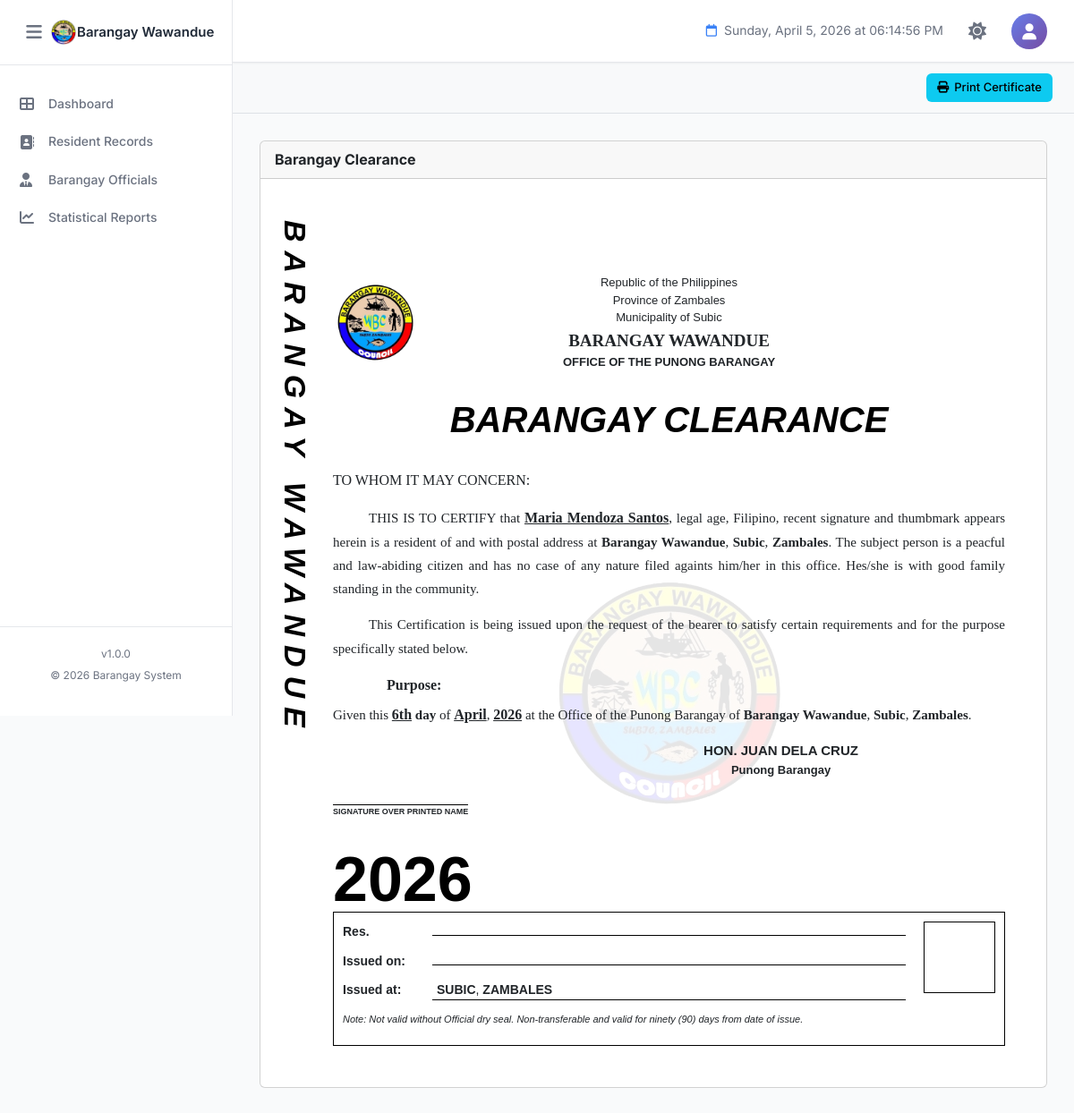
The page /certifications/certificate-barangayclearance.php?resident_id=13 (signed in) on the database its author committed.
### tables this page shows
CREATE TABLE `barangay_info` (
  `id` int(11) NOT NULL,
  `province_name` varchar(100) NOT NULL DEFAULT 'Province Name',
  `town_name` varchar(100) NOT NULL DEFAULT 'Town/City Name',
  `barangay_name` varchar(100) NOT NULL DEFAULT 'Barangay Name',
  `contact_number` varchar(20) DEFAULT NULL,
  `dashboard_text` text DEFAULT NULL,
  `municipal_logo` varchar(255) DEFAULT NULL COMMENT 'Path to municipal/city logo',
  `barangay_logo` varchar(255) DEFAULT NULL COMMENT 'Path to barangay logo',
  `dashboard_image` varchar(255) DEFAULT NULL COMMENT 'Path to dashboard background image',
  `created_at` timestamp NOT NULL DEFAULT current_timestamp(),
  `updated_at` timestamp NOT NULL DEFAULT current_timestamp() ON UPDATE current_timestamp(),
  `updated_by` int(11) DEFAULT NULL COMMENT 'User ID who last updated',
  PRIMARY KEY (`id`),
  KEY `fk_barangay_info_user` (`updated_by`)
);

CREATE TABLE `residents` (
  `id` int(11) NOT NULL AUTO_INCREMENT,
  `resident_id` varchar(20) DEFAULT NULL COMMENT 'Auto-generated resident ID (Format: W-XXXXX)',
  `photo` varchar(255) DEFAULT NULL COMMENT 'Path to resident photo',
  `first_name` varchar(100) NOT NULL,
  `middle_name` varchar(100) DEFAULT NULL,
  `last_name` varchar(100) NOT NULL,
  `suffix` varchar(20) DEFAULT NULL COMMENT 'Jr., Sr., III, etc.',
  `sex` enum('Male','Female','Other') NOT NULL,
  `date_of_birth` date NOT NULL,
  `age` int(3) DEFAULT NULL COMMENT 'Calculated from date_of_birth',
  `place_of_birth` varchar(255) DEFAULT NULL,
  `religion` varchar(100) DEFAULT NULL,
  `ethnicity` enum('IPS','Non-IPS','') DEFAULT NULL COMMENT 'Indigenous People Status',
  `mobile_number` varchar(20) NOT NULL,
  `email` varchar(100) DEFAULT NULL,
  `current_address` text NOT NULL,
  `household_no` varchar(50) DEFAULT NULL,
  `household_contact` varchar(20) DEFAULT NULL,
  `purok` varchar(50) DEFAULT NULL,
  `civil_status` enum('Single','Married','Widowed','Separated','Divorced') NOT NULL,
  `spouse_name` varchar(255) DEFAULT NULL,
  `father_name` varchar(255) DEFAULT NULL,
  `mother_name` varchar(255) DEFAULT NULL,
  `number_of_children` int(2) DEFAULT 0,
  `household_head` varchar(255) DEFAULT NULL,
  `educational_attainment` varchar(100) DEFAULT NULL,
  `employment_status` varchar(50) DEFAULT NULL,
  `occupation` varchar(100) DEFAULT NULL,
  `monthly_income` varchar(50) DEFAULT NULL,
  `fourps_member` enum('Yes','No') DEFAULT 'No' COMMENT '4Ps Beneficiary',
  `fourps_id` varchar(50) DEFAULT NULL COMMENT '4Ps ID Number',
  `voter_status` enum('Yes','No','') DEFAULT NULL,
  `precinct_number` varchar(50) DEFAULT NULL,
  `pwd_status` enum('Yes','No') DEFAULT 'No' COMMENT 'Person with Disability',
  `senior_citizen` enum('Yes','No') DEFAULT 'No',
  `indigent` enum('Yes','No') DEFAULT 'No',
  `philhealth_id` varchar(50) DEFAULT NULL,
  `membership_type` enum('Member','Dependent','None','') DEFAULT NULL,
  `philhealth_category` varchar(100) DEFAULT NULL,
  `age_health_group` varchar(100) DEFAULT NULL,
  `medical_history` text DEFAULT NULL,
  `lmp_date` date DEFAULT NULL COMMENT 'Last Menstrual Period',
  `using_fp_method` enum('Yes','No','') DEFAULT NULL COMMENT 'Family Planning Method',
  `fp_methods_used` varchar(100) DEFAULT NULL COMMENT 'Family Planning Methods',
  `fp_status` varchar(50) DEFAULT NULL COMMENT 'Family Planning Status',
  `water_source_type` varchar(100) DEFAULT NULL,
  `toilet_facility_type` varchar(100) DEFAULT NULL,
  `remarks` text DEFAULT NULL,
  `verification_status` enum('Pending','Verified','Rejected') DEFAULT 'Pending' COMMENT 'Resident verification status',
  `verified_by` int(11) DEFAULT NULL COMMENT 'User ID who verified',
  `verified_at` datetime DEFAULT NULL COMMENT 'Verification timestamp',
  `rejection_reason` text DEFAULT NULL COMMENT 'Reason if rejected',
  `activity_status` enum('Active','Inactive','Deceased') DEFAULT 'Active' COMMENT 'Resident activity status',
  `status_changed_at` datetime DEFAULT NULL COMMENT 'When status was last changed',
  `status_changed_by` int(11) DEFAULT NULL COMMENT 'User ID who changed status',
  `status_remarks` text DEFAULT NULL COMMENT 'Remarks about status change',
  `created_at` timestamp NOT NULL DEFAULT current_timestamp(),
  `updated_at` timestamp NOT NULL DEFAULT current_timestamp() ON UPDATE current_timestamp(),
  `created_by` int(11) DEFAULT NULL COMMENT 'User ID who created the record',
  `updated_by` int(11) DEFAULT NULL COMMENT 'User ID who last updated',
  PRIMARY KEY (`id`),
  UNIQUE KEY `resident_id` (`resident_id`),
  KEY `idx_last_name` (`last_name`),
  KEY `idx_first_name` (`first_name`),
  KEY `idx_verification_status` (`verification_status`),
  KEY `idx_household_no` (`household_no`),
  KEY `idx_created_at` (`created_at`)
);

### certifications/certificate-barangayclearance.php (the view, shortened to what the rows shown need)
<?php
require_once '../config.php';
try {
    $pdo = new PDO(
        "mysql:host=" . DB_HOST . ";dbname=" . DB_NAME . ";charset=utf8mb4",
        DB_USER,
        DB_PASS,
        [
            PDO::ATTR_ERRMODE            => PDO::ERRMODE_EXCEPTION,
            PDO::ATTR_DEFAULT_FETCH_MODE => PDO::FETCH_ASSOC,
            PDO::ATTR_EMULATE_PREPARES   => false
        ]
    );
} catch (PDOException $e) {
    die("Database connection failed: " . $e->getMessage());
}
$resident_id = isset($_GET['resident_id']) ? intval($_GET['resident_id']) : 0;
$cert_date   = isset($_GET['date'])        ? $_GET['date']                : date('Y-m-d');
$resident = null;
try {
    $stmt = $pdo->prepare("
        SELECT id, first_name, middle_name, last_name, suffix,
               date_of_birth,
               TIMESTAMPDIFF(YEAR, date_of_birth, CURDATE()) AS age
        FROM residents
        WHERE id = ?
        LIMIT 1
    ");
    $stmt->execute([$resident_id]);
    $row = $stmt->fetch();
    if ($row) {
        $resident = [
            'firstname'  => $row['first_name'],
            'middlename' => $row['middle_name'],
            'lastname'   => $row['last_name'],
            'suffix'     => $row['suffix'],
            'birthdate'  => $row['date_of_birth'],
            'age'        => $row['age'],
        ];
    }
} catch (PDOException $e) {
    error_log("Error fetching resident: " . $e->getMessage());
}
$province  = 'Province';
$town      = 'Municipality';
$brgy      = 'Barangay';
try {
    $biStmt = $pdo->query("SELECT * FROM barangay_info WHERE id = 1 LIMIT 1");
    $bi = $biStmt->fetch();
    if ($bi) {
        $province  = $bi['province_name']  ?? 'Province';
        $town      = $bi['town_name']      ?? 'Municipality';
        $brgy      = $bi['barangay_name']  ?? 'Barangay';
    }
} catch (PDOException $e) {
    error_log("Error fetching barangay info: " . $e->getMessage());
}
$residentFullName = ucwords(trim(
    $resident['firstname'] . ' ' .
    ($resident['middlename'] ? $resident['middlename'] . ' ' : '') .
    $resident['lastname'] .
    ($resident['suffix'] ? ' ' . $resident['suffix'] : '')
));
$certDateObj  = !empty($cert_date) ? new DateTime($cert_date) : new DateTime();
$dayOrdinal   = date('jS',  $certDateObj->getTimestamp());
$monthName    = date('F',   $certDateObj->getTimestamp());
$yearNum      = date('Y',   $certDateObj->getTimestamp());
?>
<!DOCTYPE html>
<html lang="en">
<head>
    <link rel="stylesheet" href="../assets/bootstrap/css/bootstrap.min.css">
    <link rel="stylesheet" href="https://cdnjs.cloudflare.com/ajax/libs/font-awesome/6.4.0/css/all.min.css">
    <link rel="stylesheet" href="../assets/css/style.css">
</head>
<body>
    <?php include '../components/sidebar.php'; ?>
    <main class="main-content">
        <div class="dashboard-content">
            <div class="card">
                <div class="card-body" id="printThis">
                    <div class="cert-page">
                        <div class="cert-header">
                            <div class="header-center">
                                <p>Republic of the Philippines</p>
                                <p>Province of <?= ucwords($province) ?></p>
                                <p>Municipality of <?= ucwords($town) ?></p>
                                <p class="brgy-name"><?= strtoupper($brgy) ?></p>
                                <p class="office-name">OFFICE OF THE PUNONG BARANGAY</p>
                            </div>
                        </div>
                        <h2 class="cert-title">BARANGAY CLEARANCE</h2>
                        <div class="cert-content-area">
                            <div class="cert-body">
                                <div class="cert-body-content">
                                    <p class="text-indent">
                                        THIS IS TO CERTIFY that
                                        <span class="underline-val"><?= htmlspecialchars($residentFullName) ?></span>,
                                        legal age, Filipino, recent signature and thumbmark appears herein is a resident of and with postal
                                        address at
                                        <strong><?= ucwords($brgy) ?></strong>,
                                        <strong><?= ucwords($town) ?></strong>,
                                        <strong><?= ucwords($province) ?></strong>.
                                        The subject person is a peacful and law-abiding citizen and has no case of any nature filed againts him/her in this office.
                                        Hes/she is with good family standing in the community.
                                    </p>
                                    <p>
                                        Given this
                                        <span class="underline-val"><?= $dayOrdinal ?></span>
                                        <strong>day</strong> of
                                        <span class="underline-val"><?= $monthName ?></span>,
                                        <span class="underline-val"><?= $yearNum ?></span>
                                        at the Office of the Punong Barangay of
                                        <strong><?= ucwords($brgy) ?></strong>,
                                        <strong><?= ucwords($town) ?></strong>,
                                        <strong><?= ucwords($province) ?></strong>.
                                    </p>
                                    </div>
                                    <div class="cert-footer-wrapper">
                                        <div class="bottom-info-container">
                                        <div class="info-fields">
                                            <div class="info-row">
                                                <span class="info-value" > <strong><?= strtoupper($town) ?></strong>,
                                        <strong><?= strtoupper($province) ?></strong></span>
                                            </div>
                                        </div>
                                        </div>
                                    </div>
                                </div>
                            </div>
                        </div>
                    </div>
                </div>
            </div>
    </main>
</body>
</html>

### components/sidebar.php (shortened to what the rows shown need)
<?php
$sidebar_brgy_name = 'BIS';
$sidebar_brgy_logo = 'assets/images/logo.png';
if (isset($conn)) {
    $s_stmt = $conn->prepare("SELECT barangay_name, barangay_logo FROM barangay_info WHERE id = 1 LIMIT 1");
    if ($s_stmt) {
        $s_stmt->execute();
        $s_result = $s_stmt->get_result();
        if ($s_result->num_rows > 0) {
            $s_row = $s_result->fetch_assoc();
            if (!empty($s_row['barangay_name'])) $sidebar_brgy_name = $s_row['barangay_name'];
            if (!empty($s_row['barangay_logo']))  $sidebar_brgy_logo = $s_row['barangay_logo'];
        }
    }
}
if (!file_exists($sidebar_brgy_logo) && file_exists('../' . $sidebar_brgy_logo)) {
    $sidebar_brgy_logo = '../' . $sidebar_brgy_logo;
}
?>
<aside class="sidebar" id="sidebar">
    <div class="sidebar-header">
        <div class="sidebar-brand" style="display:flex;align-items:center;overflow:hidden;">
            <img src="<?php echo htmlspecialchars($sidebar_brgy_logo); ?>" alt="Logo"
                 style="width:30px;height:30px;object-fit:contain;">
            <h2 class="sidebar-title" style="font-size:15px;margin:0;white-space:nowrap;">
                <?php echo htmlspecialchars($sidebar_brgy_name); ?>
            </h2>
        </div>
    </div>
</aside>

### rows shown on the page
barangay_info: barangay_name "Barangay Wawandue", province_name "Zambales", town_name "Subic", barangay_name "BARANGAY WAWANDUE", town_name "SUBIC", province_name "ZAMBALES"
residents: residentFullName "Maria Mendoza Santos"

### other values the page prints
SITE_VERSION "1.0.0"
SITE_YEAR "2026"
$dayOrdinal "6th"
$monthName "April"
$yearNum "2026"
$captain['name'] "JUAN DELA CRUZ"
